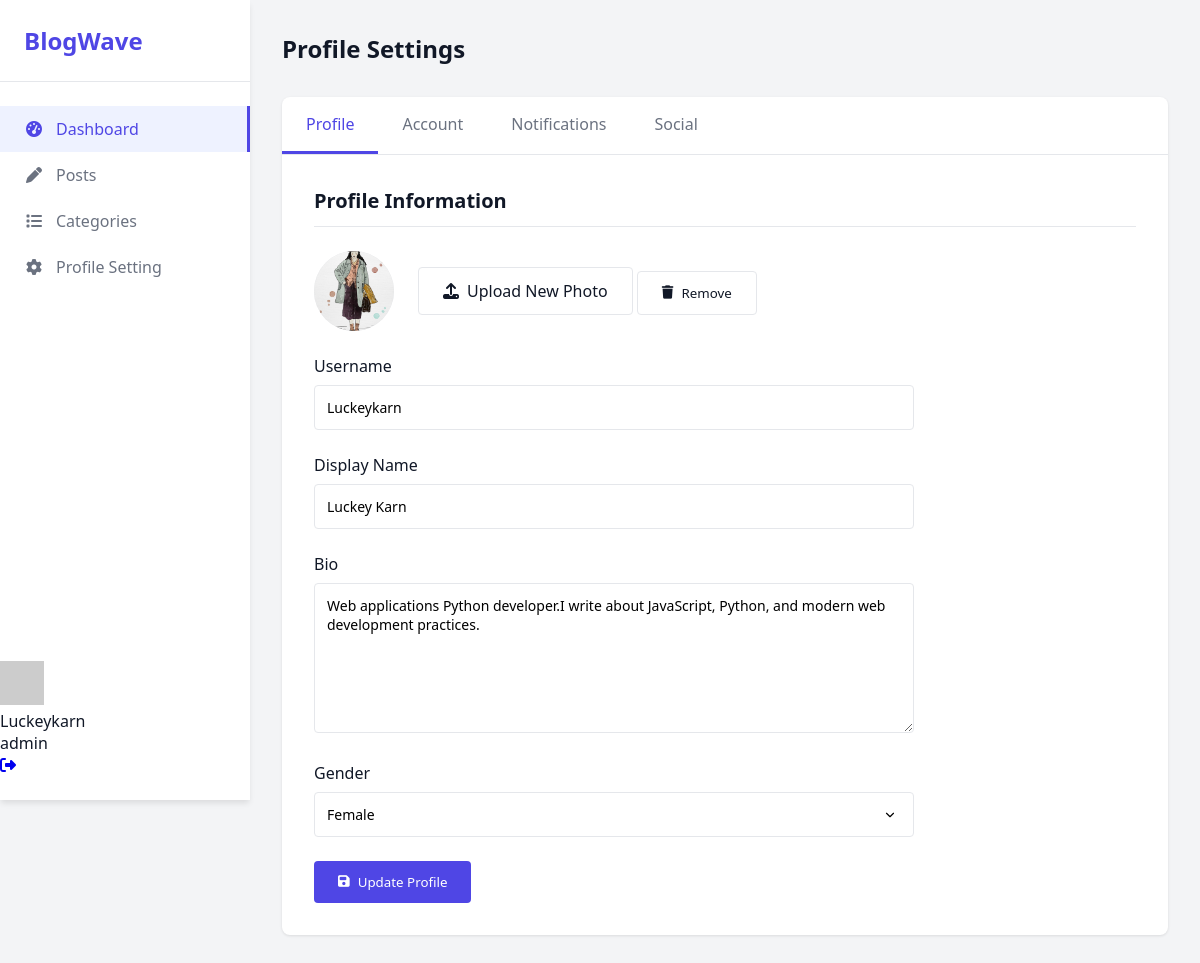
Screenshot of /adminpanel/profile-setting/ (signed in) with the database file from the repository.
### account/models.py (models this page shows, shortened)
class CustomUser(AbstractUser):
    email = models.EmailField(unique=True)
    ROLE_CHOICES = (
        ('admin', 'Admin'),
        ('author', 'Author'),
        ('user', 'User'),
    )
    role = models.CharField(max_length=10, choices=ROLE_CHOICES)
    GENDER_CHOICES = (
        ('male', 'Male'),
        ('female', 'Female'),
        ('others', 'Others'),
    )
    gender = models.CharField(max_length=10, choices=GENDER_CHOICES)
    profile_picture = models.ImageField(upload_to="account")
    bio = models.TextField(max_length=255,blank=True)
    USERNAME_FIELD = "email"
    REQUIRED_FIELDS = ['username']

### adminpanel/views.py (the view, shortened to what this page needs)
# urls.py: path('profile-setting/', views.profile_settings, name='profile_settings'),
@login_required
def profile_settings(request):
    user = request.user
    context = {
        'user': user,
    }
    return render(request, 'profile_settings.html', context)

### adminpanel/templates/profile_settings.html (shortened to what this page needs)
{% extends "master.html" %}
{% block style %}
    <link rel="stylesheet" href="https://cdnjs.cloudflare.com/ajax/libs/font-awesome/6.4.0/css/all.min.css">
{% endblock %}
 {% block body %}
    <main class="main-content">
        <header class="header">
            <h1 class="page-title">Profile Settings</h1>
        </header>
        <div class="settings-container">
            <div class="settings-tabs">
                <div class="settings-tab active" data-tab="profile">Profile</div>
                <div class="settings-tab" data-tab="account">Account</div>
                <div class="settings-tab" data-tab="notifications">Notifications</div>
                <div class="settings-tab" data-tab="social">Social</div>
            </div>
            <div class="settings-content">
                <form method="POST" enctype="multipart/form-data">
                    <div class="settings-pane active" id="profile-pane">
                        <h3 class="settings-section-title">Profile Information</h3>
                        <div class="avatar-upload">
                            <div class="avatar-preview">
                                {% if request.user.profile_picture %}
                                <img src="{{ request.user.profile_picture.url }}" alt="Profile Photo" id="avatar-preview-img">
                                {% else %}
                                <img src="https://randomuser.me/api/portraits/women/44.jpg" alt="Default Profile" id="avatar-preview-img">
                                {% endif %}
                            </div>
                            <div>
                                <label for="profile_picture" class="btn btn-outline">
                                    <i class="fas fa-upload"></i> Upload New Photo
                                </label>
                                {% if request.user.profile_picture %}
                                <button type="button" id="remove-photo" class="btn btn-outline">
                                    <i class="fas fa-trash"></i> Remove
                                </button>
                                {% endif %}
                            </div>
                        </div>
                        <div class="form-group">
                            <label for="username">Username</label>
                            <input type="text" id="username" class="form-control" value="{{ request.user.username }}" readonly>
                        </div>
                        <div class="form-group">
                            <label for="display_name">Display Name</label>
                            <input type="text" id="display_name" name="display_name" class="form-control"
                                   value="{{ request.user.get_full_name|default:request.user.username }}">
                        </div>
                        <div class="form-group">
                            <label for="bio">Bio</label>
                            <textarea id="bio" name="bio" class="form-control">{{ request.user.bio|default:"Hey, it's my Bio" }}</textarea>
                        </div>
                        <div class="form-group">
                            <label for="gender">Gender</label>
                            <select name="gender" id="gender" class="form-select">
                                <option value="F" {% if request.user.gender == 'F' %}selected{% endif %}>Female</option>
                            </select>
                        </div>
                        <button type="submit" class="btn btn-primary">
                            <i class="fas fa-save"></i> Update Profile
                        </button>
                    </div>
                </form>
            </div>
        </div>
    </main>
{% endblock %}

### adminpanel/templates/master.html (shortened to what this page needs)
{% load static %}
<!DOCTYPE html>
<html lang="en">
<head>
    {% block style %}
    {% endblock %}
</head>
<body>
    <aside class="sidebar">
        <div class="logo">BlogWave</div>
        <nav class="nav-menu">
            <a href="{% url 'author_dashboard' %}" class="nav-item active">
                <i class="fas fa-tachometer-alt"></i>
                Dashboard
            </a>
            <a href="{% url 'author_blog' %}" class="nav-item">
                <i class="fas fa-pen"></i>
                Posts
            </a>
            <a href="{% url 'categories' %}" class="nav-item">
                <i class="fas fa-list"></i>
                Categories
            </a>
            <a href="{% url 'profile_settings' %}" class="nav-item">
                <i class="fas fa-cog"></i>
                Profile Setting
            </a>
        </nav>
        <div class="bg-white shadow-sm rounded-lg p-4 flex items-center justify-between">
            <div class="flex items-center space-x-4">
            <div class="flex items-center space-x-3">
                <a href="{% url 'profile_view' %}" class="flex items-center">
                    <img src="https://randomuser.me/api/portraits/women/44.jpg"
                     alt="User Avatar"
                     class="w-10 h-10 rounded-full object-cover border-2 border-indigo-100 hover:border-indigo-300 transition">
                </a>
                <div>
                     <div class="text-sm font-medium text-gray-800">{{ request.user.username }}</div>
                     <div class="text-xs text-gray-500 capitalize">{{ request.user.role|default:"member" }}</div>
                </div>
            </div>
        <a href="{% url 'userlogout' %}"
           class="text-gray-500 hover:text-red-500 p-2 rounded-full hover:bg-gray-100 transition"
           title="Logout">
            <i class="fas fa-sign-out-alt"></i>
        </a>
             </div>
        </div>
    </aside>
    {% block body %}
{% endblock %}
</body>
</html>

### adminpanel/templates/profile_settings.html (style rules this page uses)
:root { --primary-color: #4f46e5; --secondary-color: #f9fafb; --accent-color: #e5e7eb; --text-color: #111827; --light-text: #6b7280; --danger-color: #ef4444; --success-color: #10b981; --warning-color: #f59e0b; }
* { margin: 0; padding: 0; box-sizing: border-box; font-family: 'Segoe UI', Tahoma, Geneva, Verdana, sans-serif; }
body { display: flex; min-height: 100vh; background-color: #f3f4f6; color: var(--text-color); overflow-x: hidden; }
.sidebar { width: 250px; background-color: white; box-shadow: 0 4px 6px -1px rgba(0, 0, 0, 0.1); padding: 1.5rem 0; display: flex; flex-direction: column; height: 100vh; position: fixed; top: 0; left: 0; z-index: 1000; }
.logo { font-size: 1.5rem; font-weight: 700; color: var(--primary-color); padding: 0 1.5rem 1.5rem; border-bottom: 1px solid var(--accent-color); margin-bottom: 1.5rem; }
.nav-menu { flex: 1; overflow-y: auto; }
.nav-item { padding: 0.75rem 1.5rem; display: flex; align-items: center; color: var(--light-text); text-decoration: none; transition: all 0.2s; }
.nav-item.active { background-color: #eef2ff; color: var(--primary-color); border-right: 3px solid var(--primary-color); }
.nav-item i { margin-right: 0.75rem; width: 20px; text-align: center; }
.main-content { flex: 1; padding: 2rem; margin-left: 250px; width: calc(100% - 250px); }
.header { display: flex; justify-content: space-between; align-items: center; margin-bottom: 2rem; }
.page-title { font-size: 1.5rem; font-weight: 600; }
.settings-container { background-color: white; border-radius: 0.5rem; box-shadow: 0 1px 3px rgba(0, 0, 0, 0.1); }
.settings-tabs { display: flex; border-bottom: 1px solid var(--accent-color); }
.settings-tab { padding: 1rem 1.5rem; cursor: pointer; font-weight: 500; color: var(--light-text); border-bottom: 3px solid transparent; transition: all 0.2s; }
.settings-tab.active { color: var(--primary-color); border-bottom-color: var(--primary-color); }
.settings-content { padding: 2rem; }
.settings-pane { display: none; }
.settings-pane.active { display: block; }
.settings-section-title { font-size: 1.25rem; font-weight: 600; margin-bottom: 1.5rem; padding-bottom: 0.75rem; border-bottom: 1px solid var(--accent-color); }
.form-group { margin-bottom: 1.5rem; max-width: 600px; }
.form-group label { display: block; margin-bottom: 0.5rem; font-weight: 500; }
.form-control { width: 100%; padding: 0.75rem; border: 1px solid var(--accent-color); border-radius: 0.25rem; font-size: 0.875rem; }
textarea.form-control { min-height: 150px; resize: vertical; }
.form-select { width: 100%; padding: 0.75rem; border: 1px solid var(--accent-color); border-radius: 0.25rem; font-size: 0.875rem; background-color: white; appearance: none; background-repeat: no-repeat; background-position: right 1rem center; background-size: 1em; }
.btn { padding: 0.75rem 1.5rem; border-radius: 0.25rem; font-weight: 500; cursor: pointer; transition: all 0.2s; border: none; display: inline-flex; align-items: center; }
.btn i { margin-right: 0.5rem; }
.btn-primary { background-color: var(--primary-color); color: white; }
.btn-outline { background-color: transparent; border: 1px solid var(--accent-color); color: var(--text-color); }
.avatar-upload { display: flex; align-items: center; margin-bottom: 1.5rem; }
.avatar-preview { width: 80px; height: 80px; border-radius: 50%; background-color: var(--accent-color); margin-right: 1.5rem; overflow: hidden; }
.avatar-preview img { width: 100%; height: 100%; object-fit: cover; }

### rows the page displays
CustomUser: user.username "Luckeykarn", user.role "admin", user.profile_picture (picture), display_name "Luckey Karn", bio "Web applications Python developer.I write about JavaScript, Python, and modern web development practices.", gender "Female"
